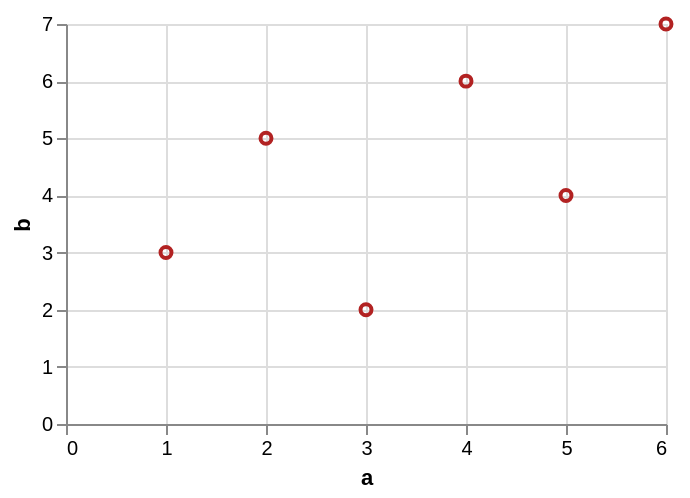

Source (Vega-Lite JSON):
### Vega-Lite specification from a JSON file in a GitHub repository (floating-point values rounded to 4 significant figures)
{"$schema": "https://vega.github.io/schema/vega-lite/v6.json", "data": {"values": [{"a": 1, "b": 3, "c": "x", "d": "2020-01-01"}, {"a": 2, "b": 5, "c": "y", "d": "2020-03-01"}, {"a": 3, "b": 2, "c": "x", "d": "2020-06-01"}, {"a": 4, "b": 6, "c": "z", "d": "2020-09-01"}, {"a": 5, "b": 4, "c": "y", "d": "2021-01-01"}, {"a": 6, "b": 7, "c": "z", "d": "2021-04-01"}]}, "width": 300, "height": 200, "config": {"selection": {"point": {"on": "dblclick", "toggle": false}, "interval": {"mark": {"fill": "red", "fillOpacity": 0.2}}}}, "params": [{"name": "p1", "select": "point"}, {"name": "b1", "select": "interval"}], "mark": "point", "encoding": {"x": {"field": "a", "type": "quantitative"}, "y": {"field": "b", "type": "quantitative"}, "color": {"condition": {"param": "p1", "value": "firebrick"}, "value": "lightgray"}, "opacity": {"condition": {"param": "b1", "value": 1}, "value": 0.3}}}
